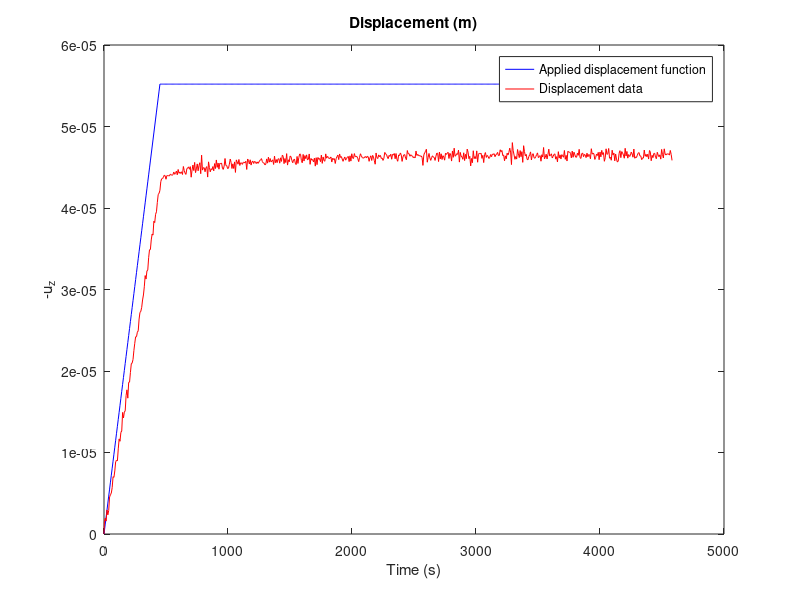

Here is the MATLAB script that generated this plot: (Note: this script raises an error after producing the figure.)
%% Joon Jung BME 575 Final Project
clc
clear all
data=load('project_data_2020_fall.dat');
timepoints=data(1,1);
height=data(1,2);
diameter=data(1,3);

for i=1:timepoints
    time(i)=data(i+1,1);
    displacement(i)=data(i+1,2);
    Load(i)=data(i+1,3);
end

% mm to m conversion
height=height*10^(-3);
diameter=diameter*10^(-3);
displacement=displacement*10^(-3);

t0=451;
v0=(0.05*height)/t0;
area=(pi*(diameter^2))/4;

% Kg to Pa conversion (Pa = (Kg*9.8)N/m^2)
Load=(Load*9.81)/area;


%% Displacement function


for i = 1:timepoints
    t=time(i);
    if t<=t0
        u_z(i) = -0.05*height*(t/t0);
    else
        u_z(i) = -0.05*height;
    end
    u_z=abs(u_z);
end

figure(1)
plot(time,u_z,'b')
hold on
plot(time,displacement,'r')
xlabel('Time (s)')
ylabel('-u_z')
title('Displacement (m)')
legend({'Applied displacement function','Displacement data'})


%% Ha calculation
Load_eq_avg=0;

for i=(timepoints-10):timepoints
    Load_eq_avg=Load_eq_avg+(Load(i)/10);
end
stress_equil=Load_eq_avg;
strain=0.05;
Ha_eq=stress_equil/strain


%% k Curve fitting
x0(1)=log(10^-15);
cfit=lsqcurvefit(@stressfunction1,x0,time,Load);
curvefit=stressfunction1(cfit,time);
k1=exp(cfit)
Ha1=Ha_eq

figure(2);
plot(time,Load,'b')
hold on
plot(time,curvefit,'r')
xlabel('Time(s)')
ylabel('Force(Kg)')
title('Load response k curve fitting')
legend({'Experiment','Theoretical'})


%% r^2 for k curve fitting
Load_avg=mean(Load);
num1=0;
den1=0;
for i=1:timepoints
    num1=num1+((Load(i)-curvefit(i))^2);
    den1=den1+((Load(i)-Load_avg)^2);
end
rsq1=(1-(num1/den1))

%% Ha and k Curve fitting
x0(1)=log(10^-15);
x0(2)=log(10^5);
cfit2=lsqcurvefit(@stressfunction2,x0,time,Load);
curvefit2=stressfunction2(cfit2,time);
k2=exp(cfit2(1))
Ha2=exp(cfit2(2))

figure(3);
plot(time,Load,'b')
hold on
plot(time,curvefit2,'r')
xlabel('Time(s)')
ylabel('Force(Kg)')
title('Load response Ha and k curve fitting')
legend({'Experiment','Theoretical'})

%% r^2 for Ha and k curve fitting
num2=0;
den2=0;
for i=1:timepoints
    num2=num2+((Load(i)-curvefit2(i))^2);
    den2=den2+((Load(i)-Load_avg)^2);
end
rsq2=(1-(num2/den2))

%% stress function for k 
function curvefit=stressfunction1(x0,time)

data=load('project_data_2020_fall.dat');
timepoints=data(1,1);
height=data(1,2);
diameter=data(1,3);
% mm to m conversion
height=height*10^(-3);
diameter=diameter*10^(-3);
t0=451;
v0=(0.05*height)/t0;
area=(pi*(diameter^2))/4;

for i=1:timepoints
    time(i)=data(i+1,1);
    Load(i)=data(i+1,3);
end
% Kg to Pa conversion (Pa = (Kg*9.8)N/m^2)
Load=(Load*9.8)/area;
% Ha calculation
Load_avg=0;

for i=(timepoints-10):timepoints
    Load_avg=Load_avg+(Load(i)/10);
end

stress_equil=Load_avg;
strain=0.05;
Ha=stress_equil/strain;

k=exp(x0);


for i=1:timepoints
    t=time(i);
    sums=0;
    if t<t0
        for n=1:20
        sums=sums+(1/(n^2))*(1-exp((-n^2*pi^2*Ha*k*t)/height^2));
        end
        curvefit(i)=(-(Ha*v0*t)/height)-(((2*v0*height)/(k*pi^2))*(sums));
    end
    
    if t>=t0
        for n=1:20
        sums=sums+(1/n^2)*(exp((-n^2*pi^2*Ha*k*(t-t0))/height^2))*(1-exp((-n^2*pi^2*Ha*k*t0)/height^2));
        end
        curvefit(i)=(-(Ha*v0*t0)/height)-(((2*v0*height)/(k*pi^2))*(sums));
    end
    curvefit=abs(curvefit);
end
end

%% stress function for Ha and k
function curvefit=stressfunction2(x0,time)

data=load('project_data_2020_fall.dat');
timepoints=data(1,1);
height=data(1,2);
diameter=data(1,3);
% mm to m conversion
height=height*10^(-3);
diameter=diameter*10^(-3);
t0=451;
v0=(0.05*height)/t0;
area=(pi*(diameter^2))/4;

for i=1:timepoints
    time(i)=data(i+1,1);
    Load(i)=data(i+1,3);
end
% Kg to Pa conversion (Pa = (Kg*9.8)N/m^2)
Load=(Load*9.8)/area;


k=exp(x0(1));
Ha=exp(x0(2));

for i=1:timepoints
    t=time(i);
    sums=0;
    if t<t0
        for n=1:20
        sums=sums+(1/(n^2))*(1-exp((-n^2*pi^2*Ha*k*t)/height^2));
        end
        curvefit(i)=(-(Ha*v0*t)/height)-(((2*v0*height)/(k*pi^2))*(sums));
    end
    
    if t>=t0
        for n=1:20
        sums=sums+(1/n^2)*(exp((-n^2*pi^2*Ha*k*(t-t0))/height^2))*(1-exp((-n^2*pi^2*Ha*k*t0)/height^2));
        end
        curvefit(i)=(-(Ha*v0*t0)/height)-(((2*v0*height)/(k*pi^2))*(sums));
    end
    curvefit=abs(curvefit);
end
end
